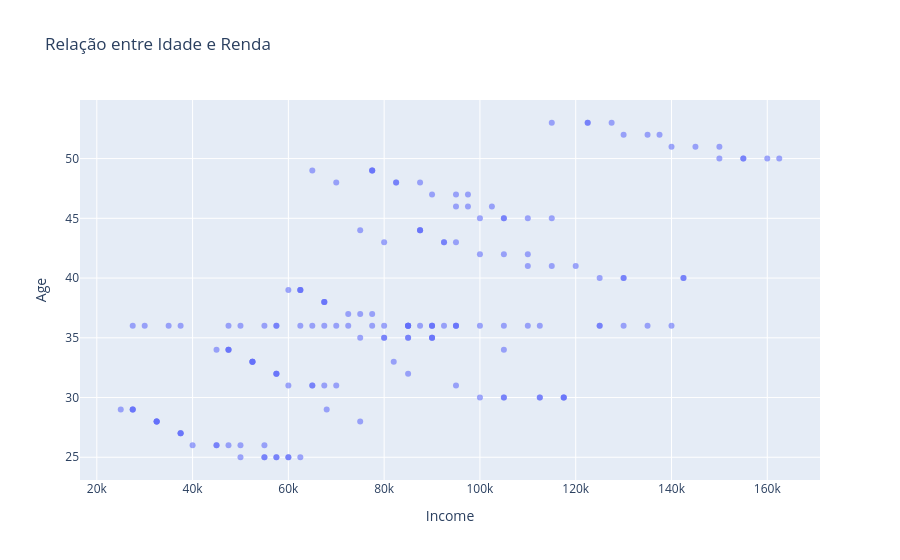

Notebook cell for this chart:
### Code cell
#Analise bivariada entre Idade e Renda (numéricas)
fig = px.scatter(df, x="Income", y="Age", title="Relação entre Idade e Renda",
                 labels={"idade": "Idade", "renda": "Renda"}, opacity=0.6,
)

fig.show()

### Figure 1 — Plotly figure (JSON) as saved in the notebook; plotly's stock layout.template omitted (floating-point values rounded to 4 significant figures; data arrays with more than 128 entries replaced by an {"elided": "..."} marker saying what was removed)
{"data": [{"hovertemplate": "Income=%{x}<br>Age=%{y}<extra></extra>", "legendgroup": "", "marker": {"color": "#636efa", "opacity": 0.6, "symbol": "circle"}, "mode": "markers", "name": "", "orientation": "v", "showlegend": false, "type": "scatter", "x": {"elided": "164 float values"}, "xaxis": "x", "y": {"elided": "164 int values"}, "yaxis": "y"}], "layout": {"legend": {"tracegroupgap": 0}, "title": {"text": "Relação entre Idade e Renda"}, "xaxis": {"anchor": "y", "domain": [0, 1], "title": {"text": "Income"}}, "yaxis": {"anchor": "x", "domain": [0, 1], "title": {"text": "Age"}}}}
